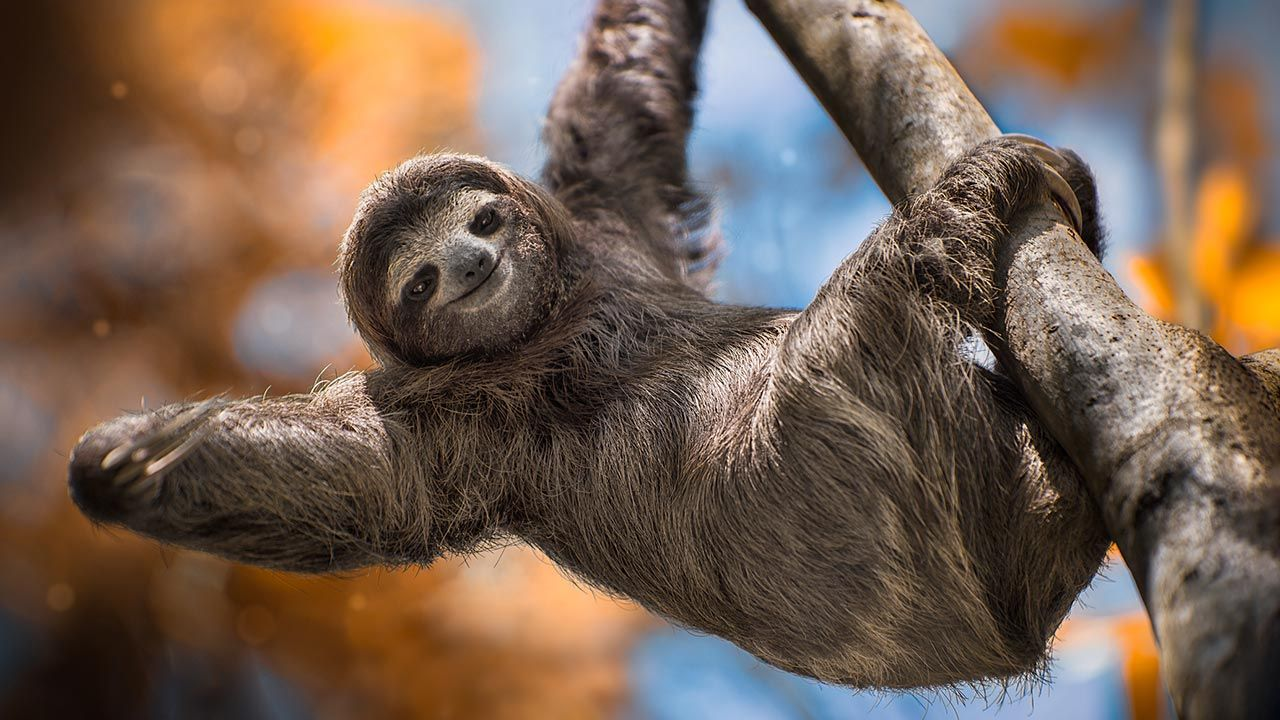
#> input picture images/dormilon.jpg, 1280 x 720 px, found by its file name
$ jupyter execute AmI_NoSupervisado_KMeans.ipynb   (shell and % lines are left out)
#> lines starting #> are read from the running program, lines starting #| are printed output that depends on the picture
<a href="https://colab.research.google.com/github/plopezmp/AmI/blob/main/AmI_NoSupervisado_KMeans.ipynb" target="_parent"></a>

## Referencias

*   Géron, Aurélien. *Hands-on machine learning with Scikit-Learn, Keras, and TensorFlow: Concepts, tools, and techniques to build intelligent systems*. O'Reilly Media, 2019.
*  VanderPlas, Jake. *Python data science handbook: Essential tools for working with data.* " O'Reilly Media, Inc.", 2016. El ejemplo del algoritmo K-Means de notebook procede de este libro.
*   Scikit-klearn documentation on Clustering. [online: https://scikit-learn.org/stable/modules/clustering.html#mini-batch-kmeans

---

1. [Introducción a K-Means](#sec_kmeans)
2. [Algoritmo: ](#sec_em)
3. [Aplicación de K-Means a `dataset.digits`](#sec_kdigits)

---

Exploraremos **K-Means Clustering**, que es una técnica de clustering *no supervisada*.

Comenzaremos con la importación de librerías comunes.

[cell 1]
import numpy as np
import matplotlib.pyplot as plt
from scipy import stats

# plt.style.use('seaborn')
import seaborn as sns; sns.set()

<a id='sec_kmeans'></a>
# Introducción a K-Means

K-Means es un algoritmo "*no supervisado*" de **clustering**, es decir, encontrar clústers en los datos basándose únicamente en los atributos de los datos (**no en las etiquetas**).

K-Means es un algoritmo relativamente fácil.
Computa **centros** de agrupamientos de datos, que representan una posición *media* dentro del agrupamiento.

Cada muestra o punto tendrá asignado un *centro*, que es el más cercano.

Veamos cómo funciona K-Means con un ejemplo.
No trazaremos los colores de los diferentes grupos Para remarcar el carácter no supervisado del algoritmo:

[cell 2]
from sklearn.datasets import make_blobs
X, y = make_blobs(n_samples=300, centers=4,n_features=2,
                  random_state=0, cluster_std=0.60)
plt.scatter(X[:, 0], X[:, 1], s=40);
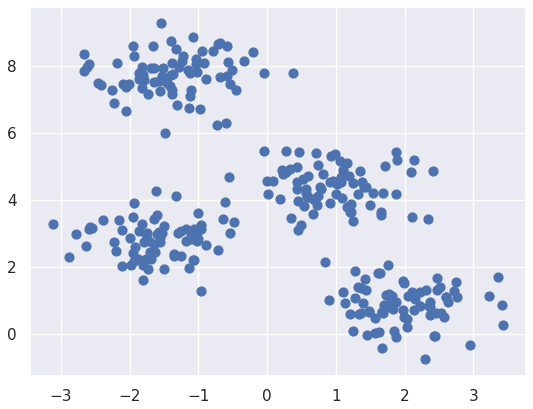
#> figure drawn by matplotlib, 1 panel

A simple vista, podemos identificar 4 gupos de datos.

[cell 3]
# import warnings filter
from warnings import simplefilter
simplefilter(action='ignore', category=FutureWarning)

from sklearn.cluster import KMeans
est = KMeans(4)  # 4 clusters
est.fit(X)
y_kmeans = est.predict(X) # es la clase (0, 1, 2, 3)
plt.scatter(X[:, 0], X[:, 1], c=y_kmeans, s=40, cmap='rainbow');
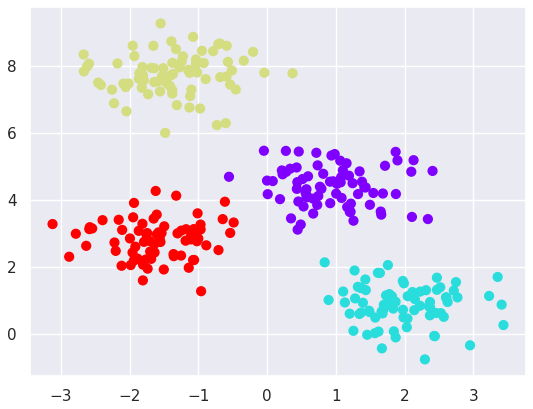
#> figure drawn by matplotlib, 1 panel

El algoritmo identifica los puntos de forma similiar a como haría una persona que viera la representación.

<a id='sec_em'></a>
# Algoritmo:

K-Means es un ejemplo de un algoritmo que utiliza un enfoque de *Expectation Maximizacion* para llegar a la solución.
Es un enfoque de dos pasos que funciona de la siguiente manera:

1. Adivina algunos centros de cluster
2. Repitir hasta que converja (no haya variación de la posición de los centros de cluster):
    1. **Cluster assignament step:** recorre todos los puntos y les asigna un *centroide*. Para ello, cada punto ve su distancia a uno de los centroides y se etiqueta con el que esté más cerca.
    2. **Move centroid step:** calcula el valor medio o el `mean` value de los puntos del cluster y *mueve* el centroide a ese punto.


Visualicemos este proceso:

**(Los ejemplos siguientes están en el libro del Van der Plas)**

[cell 4]
def plot_kmeans_interactive(min_clusters=1, max_clusters=6):
#> called with min_clusters = 1, max_clusters = 4
    from ipywidgets import interact
    from sklearn.metrics.pairwise import euclidean_distances
    from sklearn.datasets import make_blobs
    import warnings

    with warnings.catch_warnings():
        warnings.filterwarnings('ignore')

        X, y = make_blobs(n_samples=300, centers=4,
                          random_state=0, cluster_std=0.60)

        def _kmeans_step(frame=0, n_clusters=4):
            rng = np.random.RandomState(2)
            labels = np.zeros(X.shape[0])
            centers = rng.randn(n_clusters, 2)

            nsteps = frame // 3

            for i in range(nsteps + 1):
                old_centers = centers
                if i < nsteps or frame % 3 > 0:
                    dist = euclidean_distances(X, centers)
                    labels = dist.argmin(1)

                if i < nsteps or frame % 3 > 1:
                    centers = np.array([X[labels == j].mean(0)
                                        for j in range(n_clusters)])
                    nans = np.isnan(centers)
                    centers[nans] = old_centers[nans]


            # plot the data and cluster centers
            plt.scatter(X[:, 0], X[:, 1], c=labels, s=50, cmap='rainbow',
                        vmin=0, vmax=n_clusters - 1);
            plt.scatter(old_centers[:, 0], old_centers[:, 1], marker='o',
                        c=np.arange(n_clusters),
                        s=200, cmap='rainbow')
            plt.scatter(old_centers[:, 0], old_centers[:, 1], marker='o',
                        c='black', s=50)

            # plot new centers if third frame
            if frame % 3 == 2:
                for i in range(n_clusters):
                    plt.annotate('', centers[i], old_centers[i],
                                 arrowprops=dict(arrowstyle='->', linewidth=1))
                plt.scatter(centers[:, 0], centers[:, 1], marker='o',
                            c=np.arange(n_clusters),
                            s=200, cmap='rainbow')
                plt.scatter(centers[:, 0], centers[:, 1], marker='o',
                            c='black', s=50)

            plt.xlim(-4, 4)
            plt.ylim(-2, 10)

            if frame % 3 == 1:
                plt.text(3.8, 9.5, "1. Mueve el punto a nuevo centroide",
                         ha='right', va='top', size=14)
            elif frame % 3 == 2:
                plt.text(3.8, 9.5, "2. Actualiza centroide a cluster",
                         ha='right', va='top', size=14)


    return interact(_kmeans_step, frame=(0, 50),
                    n_clusters=[min_clusters, max_clusters])
#> the sliders are set to frame = 25, n_clusters = 1

[cell 5]
plot_kmeans_interactive(1,4); # (min, max) número de centros
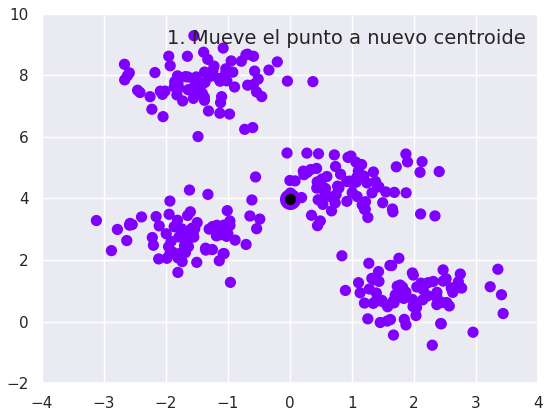
#> figure drawn by matplotlib, 1 panel

**Ventajas:**

- El algoritmo sencillo y se entiende bien.

- Sirve para entender otros métodos de *clustering*.

**Inconvenientes:**

- La convergencia de K-Means no está garantizada. Por esta razón `scikit-learn` repite el proceso varias veces iniciando con centros en posiciones aleatorias. El algoritmo finalmente se queda con el mejor resultado.

- Además, el número de clusters debemos fijarlo de antemano y, a veces, no es sencillo.

- Padece la denominada *maldición de la dimensionalidad* que consiste en que las distancias Euclídeas tienden a ser grandes cuando el número de dimensiones es grande. En estos casos, se puede reducir la dimensión aplicando `Principal Component Analysis (PCA)` antes de `K-means`.

<a id='sec_kdigits'></a>
# Aplicación de K-Means a `dataset.digits`

Para ver un ejemplo de aplicación real, volvamos a echar un vistazo a los datos de los dígitos. Aquí usaremos K-Means para agrupar automáticamente los datos en 64 dimensiones, y luego observaremos los centros de los clusters para ver qué ha encontrado el algoritmo.

[cell 6]
from sklearn.datasets import load_digits
digits = load_digits()

[cell 7]
digits.data.shape

Esto es, son 1797 muestras de 64 features que representa intensidad de grises en imágenes de 8x8 pixeles.

[cell 8]
from sklearn.cluster import KMeans
est = KMeans(n_clusters=10)
clusters = est.fit_predict(digits.data)
est.cluster_centers_.shape

Observamos 10 clusters de 64-dim. Cada centroide de cluster es un punto de 64 dimensiones también, y, podemos interpretarlos como el típico dígito en el cluster.

**Visualicemos los centroides** de dichos clusters:

[cell 9]
fig = plt.figure(figsize=(8, 3))
for i in range(10):
    ax = fig.add_subplot(2, 5, 1 + i, xticks=[], yticks=[])
    ax.imshow(est.cluster_centers_[i].reshape((8, 8)), cmap=plt.cm.binary)
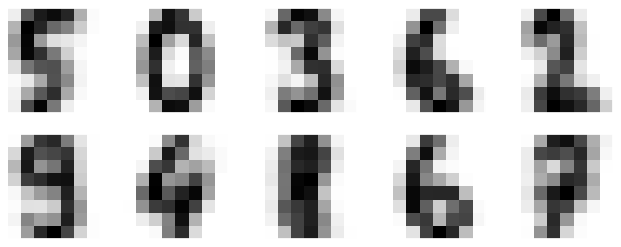
#> figure drawn by matplotlib, 10 panels

El algoritmo ha identificado cada uno de los 10 dígitos (el 8 un poco peor...).

El algoritmo no sabe nada sobre la clase de cada clúster, y,  las etiquetas pueden estár permutadas en 0-9. Podemos solucionarlo poniendo a cada clúster su etiqueta correcta:

[cell 10]
from scipy.stats import mode

labels = np.zeros_like(clusters)
for i in range(10):
    mask = (clusters == i)
    labels[mask] = mode(digits.target[mask])[0]

Vamos a reducir la dimensionalidad con PCA para visualizar el dataset, cada punto coloreado con su etiqueta. Podemos representar los datos con las etiquetas de clúster verdaderas (derecha), y las etiquetas de clúster de K-mean (izquierda):

[cell 11]
from sklearn.decomposition import PCA

X = PCA(2).fit_transform(digits.data)

kwargs = dict(cmap = plt.cm.get_cmap('rainbow', 10),
              edgecolor='none', alpha=0.6)
fig, ax = plt.subplots(1, 2, figsize=(8, 4))
ax[0].scatter(X[:, 0], X[:, 1], c=labels, **kwargs)
ax[0].set_title('learned cluster labels')

ax[1].scatter(X[:, 0], X[:, 1], c=digits.target, **kwargs)
ax[1].set_title('true labels');
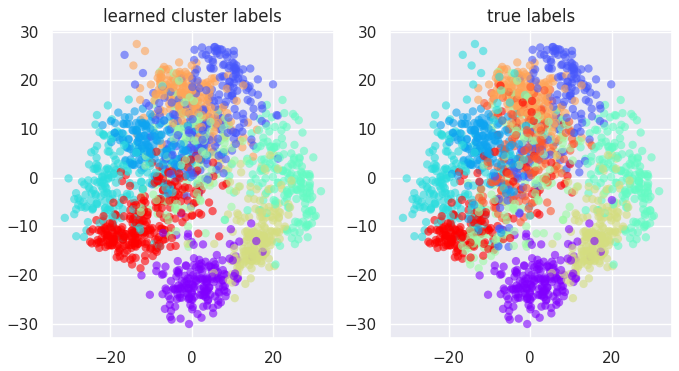
#> figure drawn by matplotlib, 2 panels

Veamos qué tan preciso es nuestro clasificador K-Means sin información de etiqueta:

[cell 12]
from sklearn.metrics import accuracy_score
accuracy_score(digits.target, labels)

Un $\approx 80\%$ está bastante bien para un **estimador completamente no supervisado** que no sabe nada de las etiquetas de cada imagen de dígito.

Ahora comprobemos la matriz de confusión de nuestro modelo.

[cell 13]
from sklearn.metrics import confusion_matrix
print(confusion_matrix(digits.target, labels))

plt.imshow(confusion_matrix(digits.target, labels),
           cmap='Purples', interpolation='nearest')
plt.colorbar()
plt.grid(False)
plt.ylabel('True')
plt.xlabel('Predicted');
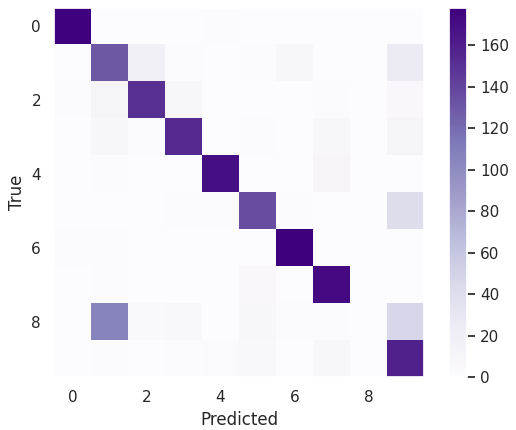
#> figure drawn by matplotlib, 2 panels

Por ejemplo, vemos que habría hasta 99 figuras con 1's que prediciría como '9's.

## K-Means para *Clusterizar* una imagen

[cell 14]
import urllib.request
from PIL import Image
import numpy as np
from sklearn.cluster import KMeans
import matplotlib.pyplot as plt

# Download the image
url = 'https://raw.githubusercontent.com/plopezmp/AmI/main/images/dormilon.jpg'
#url = 'https://raw.githubusercontent.com/plopezmp/AmI/main/images/tortuga.jpg'
#url = 'https://raw.githubusercontent.com/plopezmp/AmI/main/images/Panda-rojo.jpg'

urllib.request.urlretrieve(url, 'dormilon.jpg')

# Load the image and convert it to RGB mode
img = Image.open('dormilon.jpg').convert('RGB')
#> img is the input picture: PIL image 1280x720 RGB; mean R, G, B 115.6, 95.1, 80.4

# Convert the image to a numpy array
img_array = np.array(img)

# Reshape the array into a 2D array of pixels
pixels = img_array.reshape(-1, 3)

# Cluster the pixels into k clusters
k = 7  # number of clusters
kmeans = KMeans(n_clusters=k, random_state=0).fit(pixels)

# Assign each pixel to its cluster
labels = kmeans.predict(pixels)

# Reshape the labels back into the original image shape
label_img = labels.reshape(img_array.shape[:2])
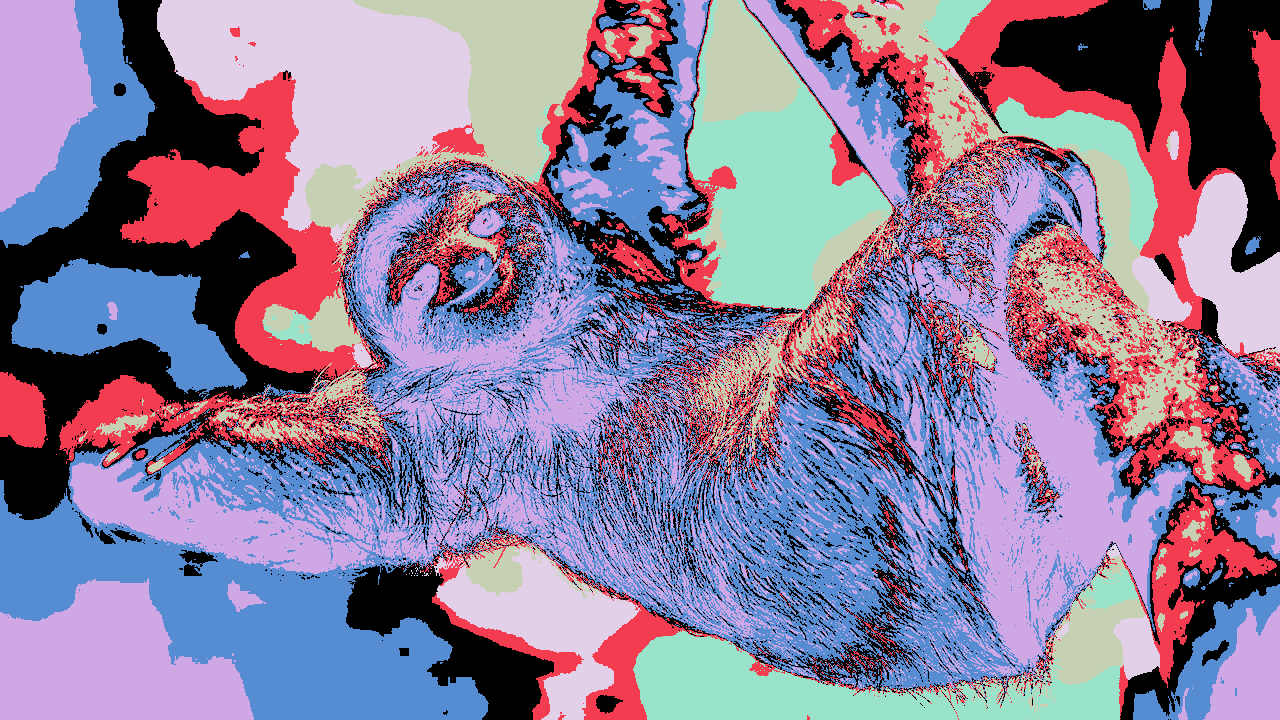
#> label_img: shape (720, 1280) int32; 7 distinct labels, from 0 to 6; one colour per label, 0 black

# Create a new image using the cluster labels as the pixel values
new_img = Image.fromarray(np.uint8(kmeans.cluster_centers_[label_img] * 255))
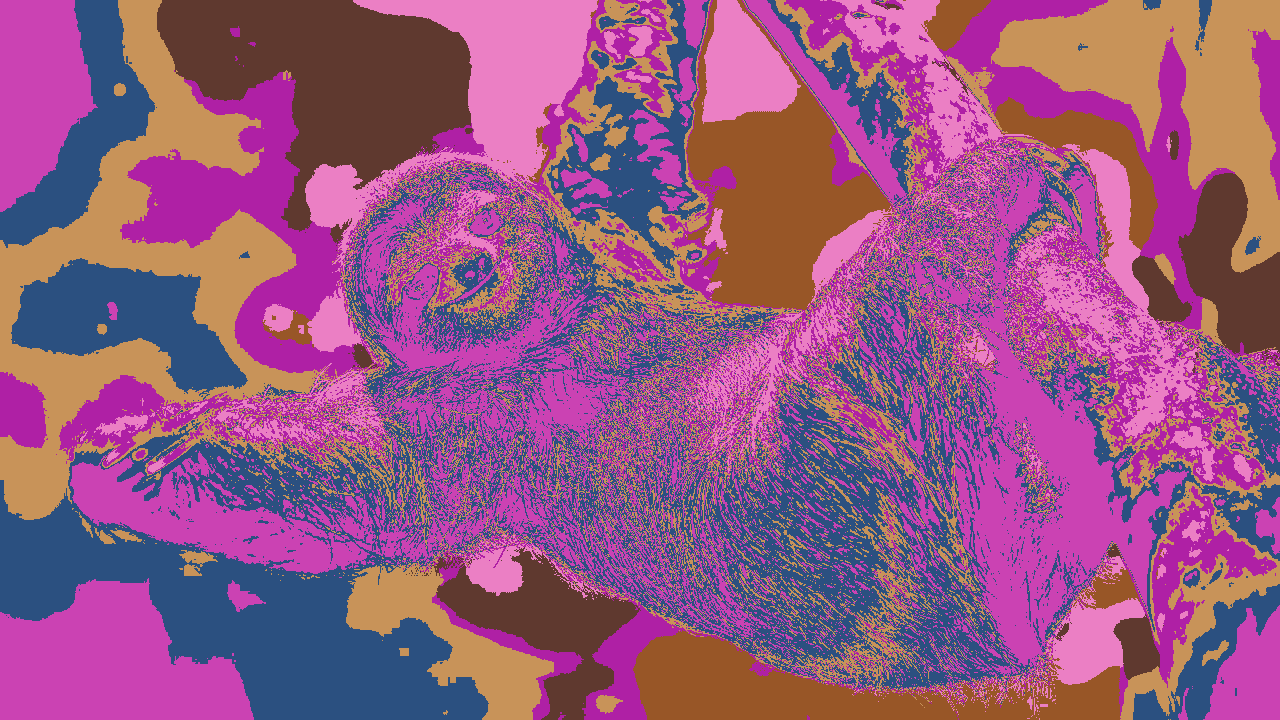
#> new_img: PIL image 1280x720 RGB; mean R, G, B 150.4, 86.5, 130

# Save the new image
new_img.save('segmented.jpg')

# Display the original and segmented images
fig, ax = plt.subplots(1, 2, figsize=(10, 5))
ax[0].imshow(img)
ax[0].set_title('Original Image')
ax[1].imshow(new_img)
ax[1].set_title('Segmented Image')
plt.show()

$ run again, with images/tortuga.jpg copied over images/dormilon.jpg
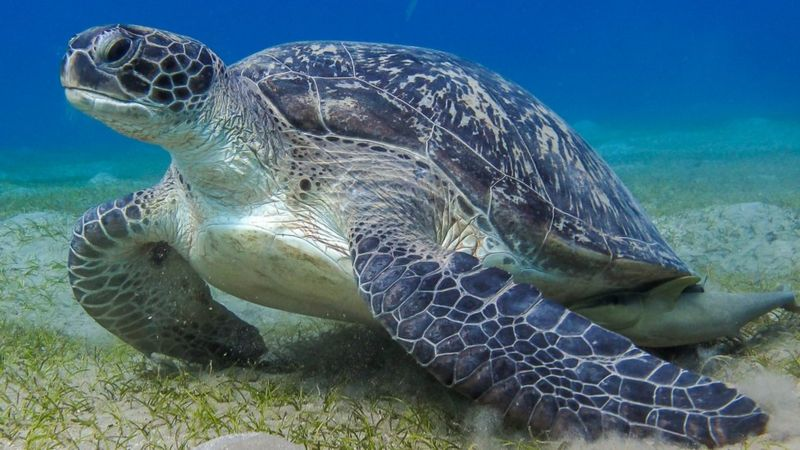
#> input picture images/tortuga.jpg, 800 x 450 px, found by its file name
#> img is the input picture: PIL image 800x450 RGB; mean R, G, B 72.6, 107.3, 122.4
#> `label_img = labels.reshape(img_array.shape[:2])`:
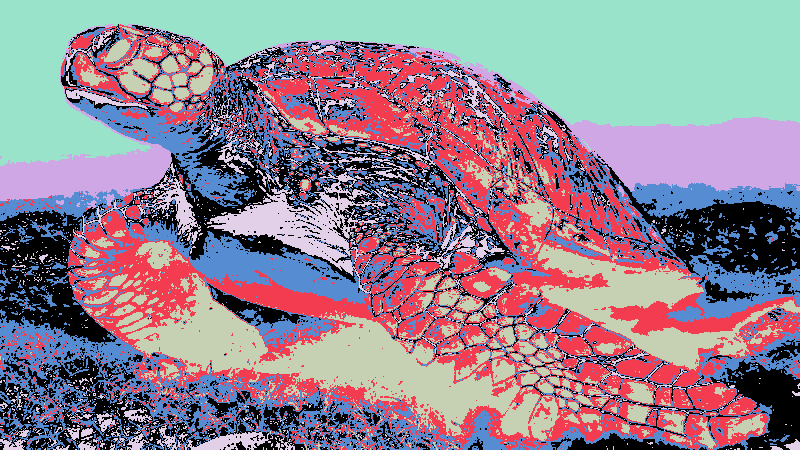
#> label_img: shape (450, 800) int32; 7 distinct labels, from 0 to 6; one colour per label, 0 black
#> `new_img = Image.fromarray(np.uint8(kmeans.cluster_centers_[label_img] ..`:
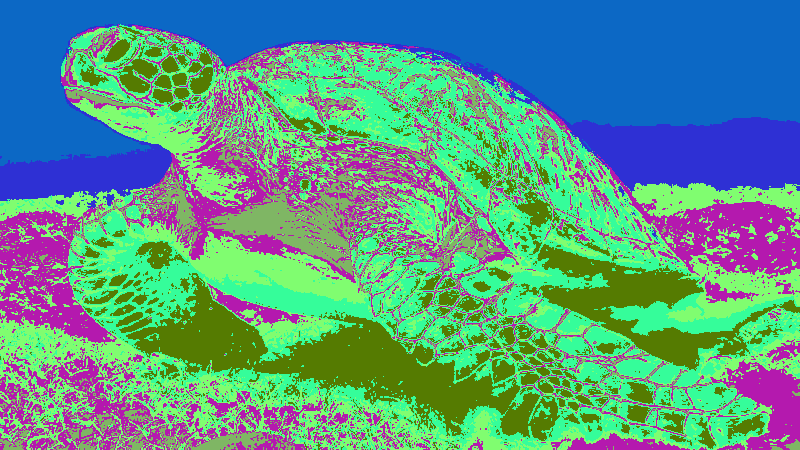
#> new_img: PIL image 800x450 RGB; mean R, G, B 89.9, 150.7, 136.6
